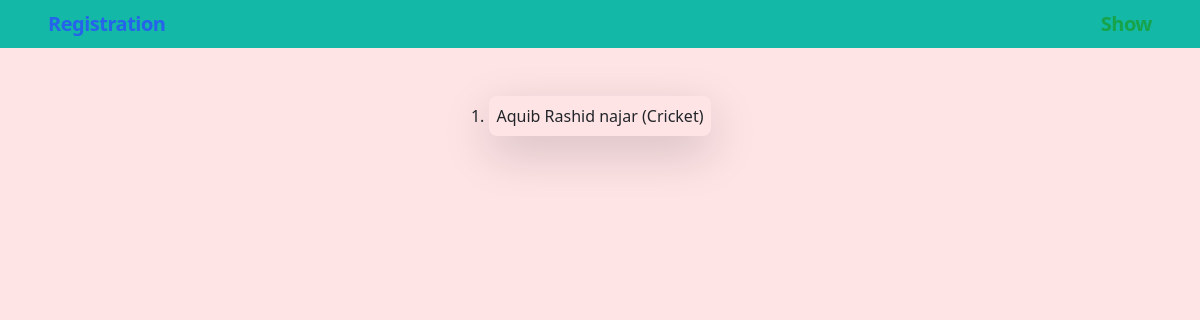
The app's page /registered/players/1/, older data.
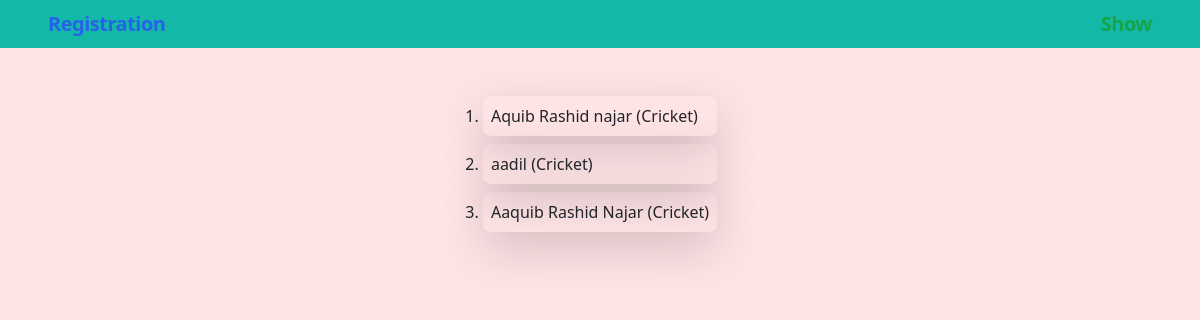
The same page, newer data.
### games/models.py (models this page shows, shortened)
class PlayerInformation(models.Model):
    category = models.ForeignKey(
        Category, on_delete=models.CASCADE, related_name='game_category')
    name = models.CharField(max_length=512)
    parentage = models.CharField(max_length=512, null=True, blank=True)
    address = models.CharField(max_length=1024, null=True, blank=True)
    mobile_num = models.CharField(max_length=16, null=True, blank=True)
    email_address = models.CharField(max_length=128, null=True, blank=True)
    dob = models.DateField(max_length=8)
    age = models.CharField(max_length=8, null=True, blank=True)
    qualification = models.CharField(max_length=64, null=True, blank=True)
    created_at = models.DateTimeField(auto_now_add=True)
    class Meta:
        verbose_name = "Player"
        verbose_name_plural = "Players"

class Category(models.Model):
    name = models.CharField(max_length=128)
    info = models.CharField(max_length=8192, null=True, blank=True)
    created_at = models.DateTimeField(auto_now_add=True)
    class Meta:
        verbose_name = "Category"
        verbose_name_plural = "Categories"

### games/views.py (the view)
# urls.py: path('registered/players/<int:id>/', ShowCategoryPlayers.as_view(), name='show_category_players'),
class ShowCategoryPlayers(View):
    def get(self, request, *args, **kwargs):
        template_name = "show_category_players.html"
        category_id = self.kwargs.get('id')
        category_obj = Category.objects.filter(id=category_id).first()
        if category_obj:
            player_obj = PlayerInformation.objects.filter(category=category_obj)
            obj = {'player': player_obj}
            return render(request, template_name, context=obj)

### templates/show_category_players.html (shortened to what this page needs)
{% extends 'base.html' %}
{% block content %}
<div class="flex flex-col-nowrap">
    <ul class="list-decimal">
        {% for p in player %}
        <li class="m-2 p-2 rounded-lg shadow-lg bg-white-200 ring-2 ring-blue-700  max-w-sm">
            <a href="{% url 'show_player_details' id=p.id %}" title="Click to view details">
                {{p.name}} ({{p.category.name}})
            </a>
        </li>
        {% endfor %}
    </ul>
</div>
{% endblock content %}

Row changes from the older to the newer data that the page shows:
added PlayerInformation: name "aadil", category.name "Cricket"
added PlayerInformation: name "Aaquib Rashid Najar", category.name "Cricket"
